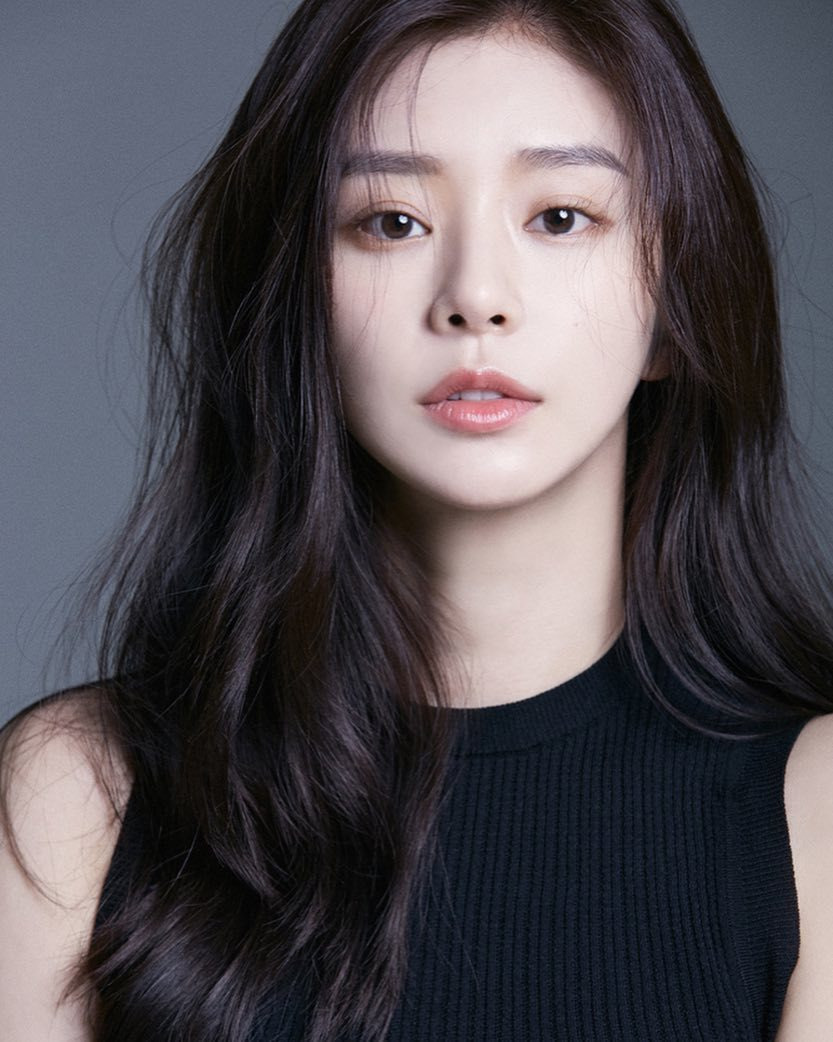
#> input picture test_images/sample10.jpeg, 833 x 1042 px
$ python -i image_devide.py   (imports and definitions only)   (older library calls are emulated)
#> lines starting #> are read from the running program, lines starting #| are printed output that depends on the picture
#> further down, picture is the input picture: PIL image 833x1042 RGB; mean R, G, B 82.2, 77.6, 82.9
import os
from PIL import Image, ImageOps
from skimage.metrics import structural_similarity as ssim
import numpy as np

# === 얼굴 부위별 랜드마크 인덱스 ===
FACE_PARTS = {
    "left_eye": [33, 133, 160, 159, 158, 157, 173],
    "right_eye": [362, 263, 387, 386, 385, 384, 398],
    "nose": [1, 2, 98, 327],
    "mouth": [13, 14, 78, 308, 61, 291],
    "left_ear": [234, 93],
    "right_ear": [454, 323],
    "left_chin": [152, 150, 149, 176],
    "right_chin": [152, 379, 378, 400],
}

# 비율 기반 패딩 설정 (비율: 0.0 ~ 1.0)
PADDING_RATIO_MAP = {
    'left_eye': {'top': 0.02, 'bottom': 0.02, 'left': 0.04, 'right': 0.04},
    'right_eye': {'top': 0.02, 'bottom': 0.02, 'left': 0.04, 'right': 0.04},
    'nose': {'top': 0.1, 'bottom': 0.03, 'left': 0.03, 'right': 0.03},
    'mouth': {'top': 0.05, 'bottom': 0.06, 'left': 0.04, 'right': 0.04},
    'left_ear': {'top': 0.1, 'bottom': 0.03, 'left': 0.05, 'right': 0.00},
    'right_ear': {'top': 0.1, 'bottom': 0.03, 'left': 0.00, 'right': 0.05},
    "left_chin": {'top': 0.12, 'bottom': 0.02, 'left': 0.10, 'right': 0.00},
    "right_chin": {'top': 0.12, 'bottom': 0.02, 'left': 0.00, 'right': 0.10},
}

# 영역별 자르기 함수
# [46 lines left out: functions devide_region, get_face_parts, compare_ssim_flipped_images, not called in this run]

# === 코, 입 반으로 나눈 후 일치율 비교 함수 ===
def compare_split_match(image: Image.Image) -> float:
    width, height = image.size
#> width = 833; height = 1042
    mid = width // 2
#> mid = 416

    # 좌/우 반으로 나누기
    left_half = image.crop((0, 0, mid, height))
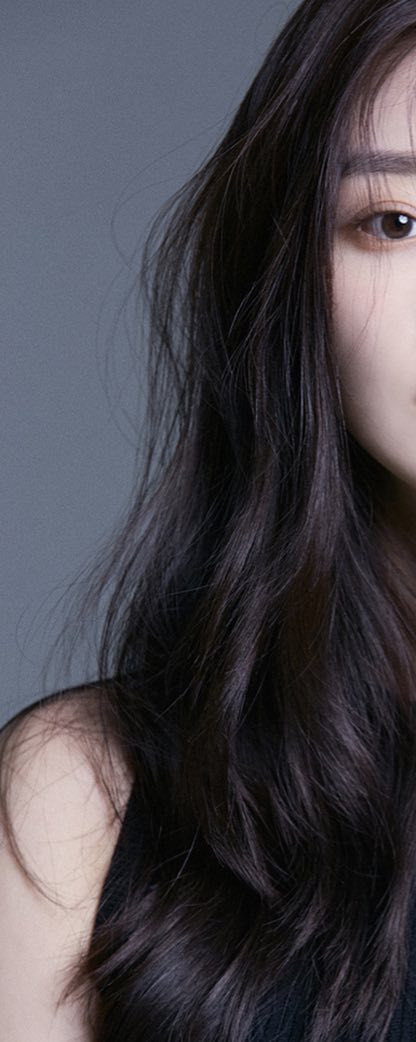
#> left_half: PIL image 416x1042 RGB; mean R, G, B 70.7, 68, 74.3
    right_half = image.crop((mid, 0, width, height))
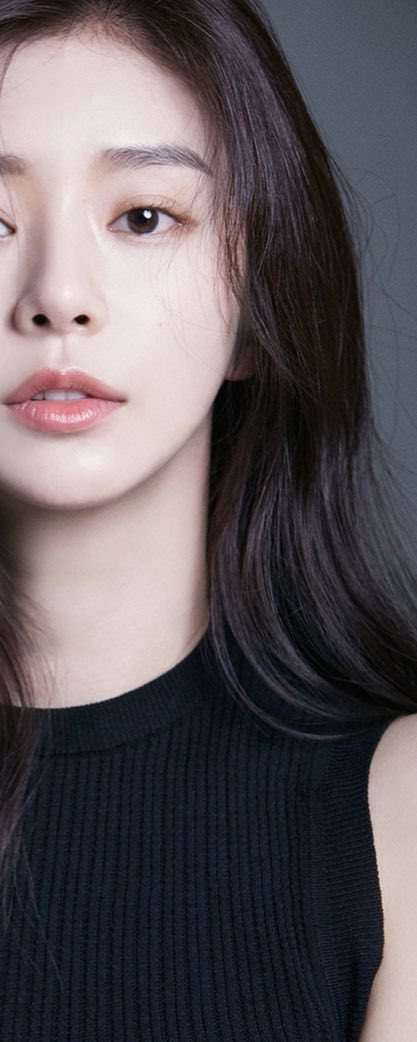
#> right_half: PIL image 417x1042 RGB; mean R, G, B 93.8, 87.1, 91.4

    # 오른쪽 반을 좌우 반전시켜 비교
    right_half_flipped = ImageOps.mirror(right_half)
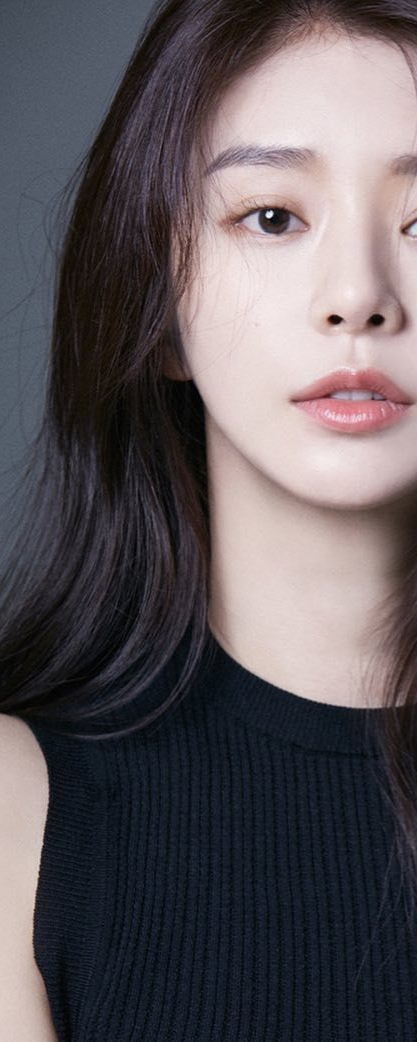
#> right_half_flipped: PIL image 417x1042 RGB; mean R, G, B 93.8, 87.1, 91.4

    # 크기 맞추기
    if left_half.size != right_half_flipped.size:
        right_half_flipped = right_half_flipped.resize(left_half.size)
#> right_half_flipped: PIL image 416x1042 RGB

    # SSIM 계산
    arr1 = np.array(left_half.convert("L"))
    arr2 = np.array(right_half_flipped.convert("L"))
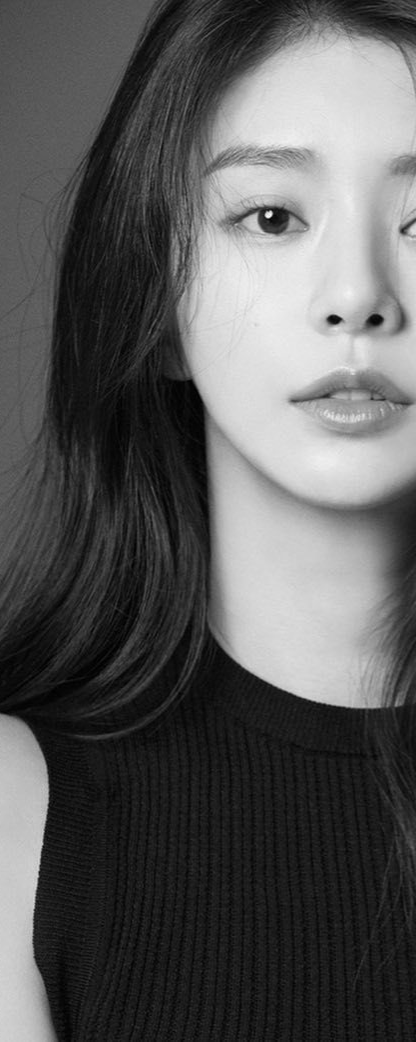
#> arr2: shape (1042, 416); min 0, max 250, mean 89.6
    score, _ = ssim(arr1, arr2, full=True)
#> score = 0.29
    return round(score * 100, 2)

# 가중치에 따른 평균 도출
# [43 lines left out: functions weighted_average, compare_match_parts_from_images, not called in this run]

>>> from PIL import Image
>>> picture = Image.open('../test_images/sample10.jpeg')
>>> result = compare_split_match(picture)
#> result = 28.96

$ run again, on test_images/sample11.jpg
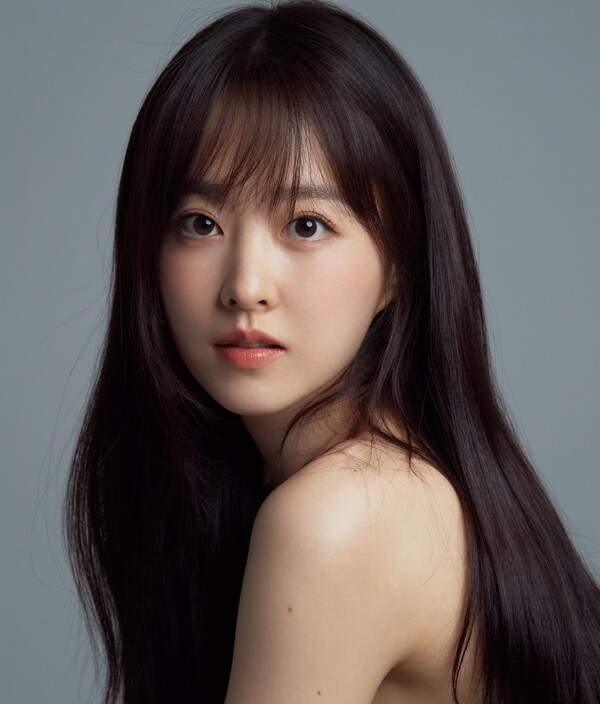
#> input picture test_images/sample11.jpg, 600 x 704 px
#> picture is the input picture: PIL image 600x704 RGB; mean R, G, B 96.7, 88.5, 86.8
#> in compare_split_match, `arr1 = np.array(left_half.convert("L"))`:
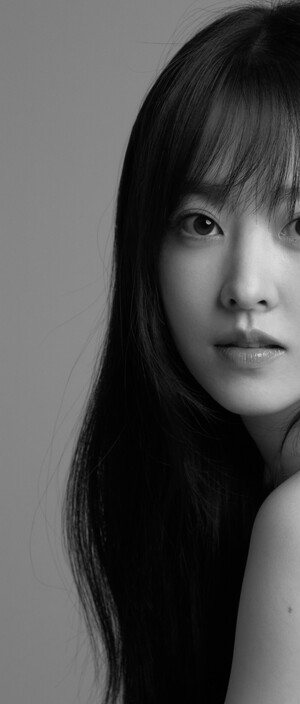
#> arr1: shape (704, 300); min 0, max 217, mean 78.2
#> in compare_split_match, `arr2 = np.array(right_half_flipped.convert("L"))`:
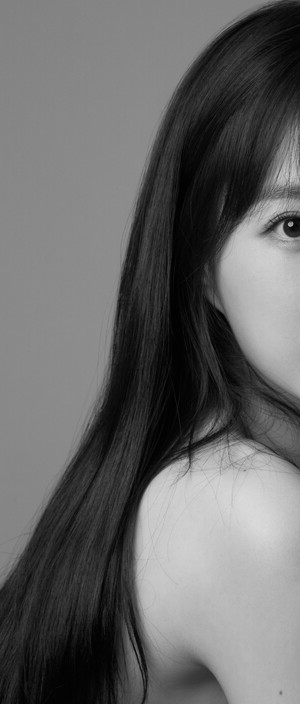
#> arr2: shape (704, 300); min 0, max 218, mean 103.2
#> score = 0.428
#> result = 42.78

$ run again, on test_images/sample4.jpg
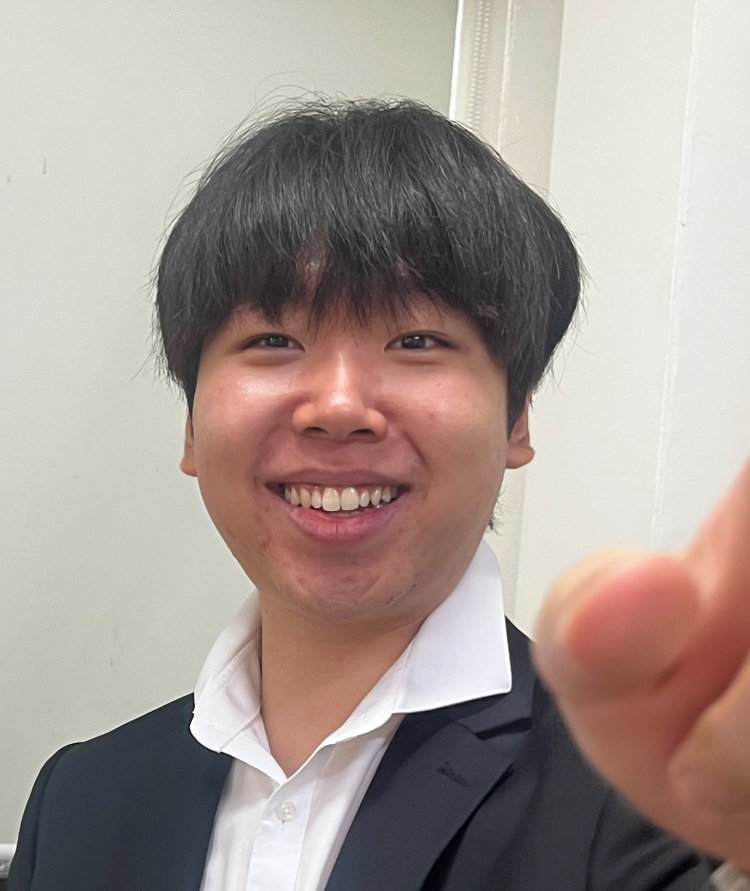
#> input picture test_images/sample4.jpg, 750 x 891 px
#> picture is the input picture: PIL image 750x891 RGB; mean R, G, B 166, 153.1, 147
#> in compare_split_match, `arr1 = np.array(left_half.convert("L"))`:
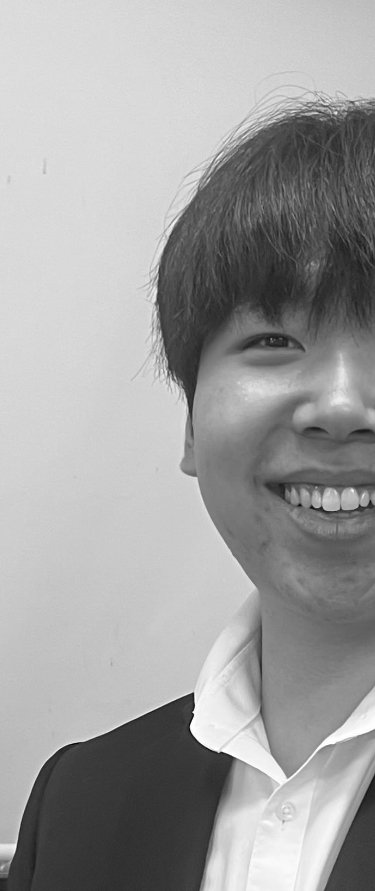
#> arr1: shape (891, 375); min 4, max 255, mean 159.7
#> in compare_split_match, `arr2 = np.array(right_half_flipped.convert("L"))`:
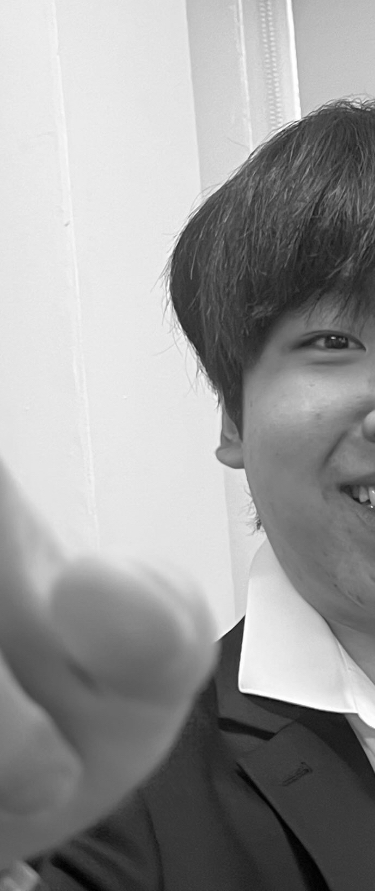
#> arr2: shape (891, 375); min 0, max 255, mean 152.9
#> score = 0.622
#> result = 62.22
